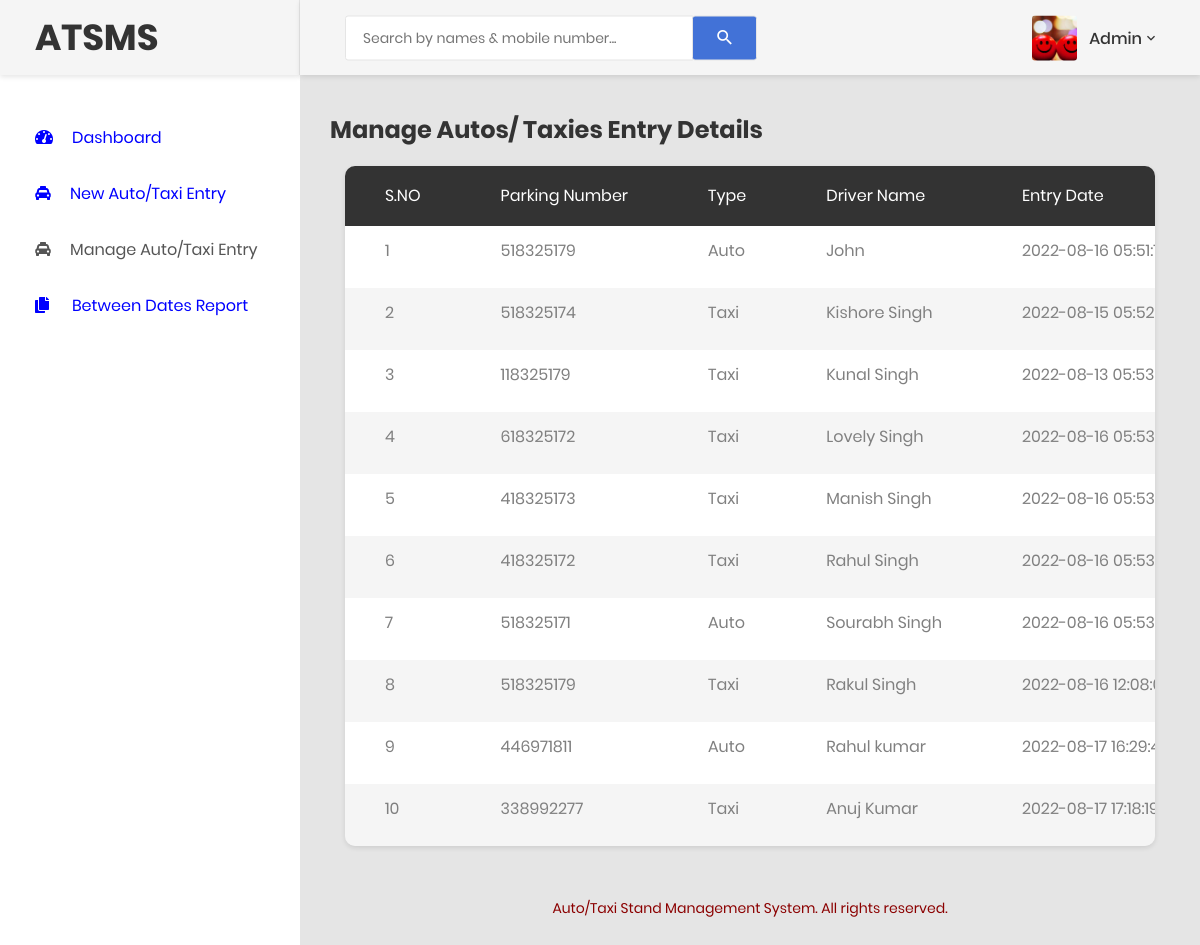
Screenshot of /admin/manage-autoortaxi-entry.php (signed in) with the database file from the repository.
### tables this page shows
CREATE TABLE `tblstandentry` (
  `ID` int(5) NOT NULL,
  `ParkingNumber` varchar(250) DEFAULT NULL,
  `VehicleType` varchar(50) DEFAULT NULL,
  `DriverName` varchar(250) DEFAULT NULL,
  `Drivermobilenumber` bigint(10) DEFAULT NULL,
  `Driverlicensenumber` varchar(250) DEFAULT NULL,
  `Vehicleregistrationnumber` varchar(250) DEFAULT NULL,
  `EntryDate` timestamp NULL DEFAULT current_timestamp(),
  `OutDate` timestamp NULL DEFAULT NULL ON UPDATE current_timestamp(),
  `Price` decimal(10,0) DEFAULT NULL,
  `Remark` varchar(250) DEFAULT NULL,
  `Status` varchar(250) DEFAULT NULL
);

### admin/manage-autoortaxi-entry.php (the view, shortened to what this page needs)
<?php
include('includes/dbconnection.php');
if (strlen($_SESSION['atsmsaid']==0)) {
  header('location:logout.php');
  } else{
  ?>
<!DOCTYPE html>
<html lang="en">
<head>
    <link href="css/font-face.css" rel="stylesheet" media="all">
    <link href="vendor/font-awesome-4.7/css/font-awesome.min.css" rel="stylesheet" media="all">
    <link href="vendor/font-awesome-5/css/fontawesome-all.min.css" rel="stylesheet" media="all">
    <link href="vendor/mdi-font/css/material-design-iconic-font.min.css" rel="stylesheet" media="all">
    <link href="vendor/bootstrap-4.1/bootstrap.min.css" rel="stylesheet" media="all">
    <link href="vendor/animsition/animsition.min.css" rel="stylesheet" media="all">
    <link href="vendor/bootstrap-progressbar/bootstrap-progressbar-3.3.4.min.css" rel="stylesheet" media="all">
    <link href="vendor/wow/animate.css" rel="stylesheet" media="all">
    <link href="vendor/css-hamburgers/hamburgers.min.css" rel="stylesheet" media="all">
    <link href="vendor/slick/slick.css" rel="stylesheet" media="all">
    <link href="vendor/select2/select2.min.css" rel="stylesheet" media="all">
    <link href="vendor/perfect-scrollbar/perfect-scrollbar.css" rel="stylesheet" media="all">
    <link href="css/theme.css" rel="stylesheet" media="all">
</head>
<body class="animsition">
    <div class="page-wrapper">
      <?php include_once('includes/sidebar.php');?>
        <div class="page-container">
            <?php include_once('includes/header.php');?>
            <div class="main-content">
                <div class="section__content section__content--p30">
                    <div class="container-fluid">
                        <div class="row">
                              <h3>Manage Autos/ Taxies Entry Details</h3>
                            <div class="col-lg-12" style="margin-top:2%">
                                <div class="table-responsive table--no-card m-b-30">
                                    <table class="table table-borderless table-striped table-earning">
                                         <thead>
                                            <tr>
                  <th>S.NO</th>
            <th>Parking Number</th>
                  <th>Type</th>
              <th>Driver Name</th>
              <th>Entry Date</th>
                </tr>
                                        </thead>
<?php
$ret=mysqli_query($con,"select * from tblstandentry");
$cnt=1;
while ($row=mysqli_fetch_array($ret)) {
?>
                <tr>
                  <td><?php echo $cnt;?></td>
            <td><?php  echo $row['ParkingNumber'];?></td>
                  <td><?php  echo $row['VehicleType'];?></td>
                  <td><?php  echo $row['DriverName'];?></td>
                <td><?php  echo $row['EntryDate'];?></td>
                </tr>
                <?php
$cnt=$cnt+1;
}?>
                                    </table>
                                </div>
                            </div>
                        </div>
<?php include_once('includes/footer.php');?>
          </div>
                </div>
            </div>
        </div>
    </div>
</body>
</html>
<?php }  ?>

### admin/includes/sidebar.php (shortened to what this page needs)
<aside class="menu-sidebar d-none d-lg-block">
            <div class="logo">
                   <h1>ATSMS</h1>
            </div>
            <div class="menu-sidebar__content js-scrollbar1">
                <nav class="navbar-sidebar">
                    <ul class="list-unstyled navbar__list">
                        <li>
                            <a href="dashboard.php"  style="color: blue">
                                <i class="fas fa-tachometer-alt"></i>Dashboard</a>
                        </li>
     <li>
                            <a href="new-autoortaxi-entry-form.php"  style="color: blue">
                                <i class="fa fa-taxi" aria-hidden="true"></i>New Auto/Taxi Entry</a>
                        </li>
<li class="has-sub">
<a class="js-arrow" href="#">
<i class="fas fa-taxi"></i>Manage Auto/Taxi Entry</a>
</li>
                      <li>
                            <a href="bwdates-reports.php"  style="color: blue">
                                <i class="fas fa-copy"></i> Between Dates Report</a>
                        </li>
                    </ul>
                </nav>
            </div>
        </aside>

### admin/includes/header.php (shortened to what this page needs)
<header class="header-desktop">
                <div class="section__content section__content--p30">
                    <div class="container-fluid">
                        <div class="header-wrap">
                            <form class="form-header" name="search" action="search-autoortaxi.php" method="post">
                                <input class="au-input au-input--xl" type="text" name="searchdata" id="searchdata" placeholder="Search by names &amp; mobile number..." />
                                <button class="au-btn--submit" type="submit" name="search">
                                    <i class="zmdi zmdi-search"></i>
                                </button>
                            </form>
                            <div class="header-button">
                                 <?php
$adminid=$_SESSION['atsmsaid'];
$ret=mysqli_query($con,"select AdminName from tbladmin where ID='$adminid'");
$row=mysqli_fetch_array($ret);
$name=$row['AdminName'];
?>
                                <div class="account-wrap">
                                    <div class="account-item clearfix js-item-menu">
                                        <div class="image">
                                            <img src="images/icon/avatar-01.jpg" alt="John Doe" />
                                        </div>
                                        <div class="content">
                                            <a class="js-acc-btn" href="admin-profile.php"><?php echo $name; ?></a>
                                        </div>
                                    </div>
                                </div>
                            </div>
                        </div>
                    </div>
                </div>
            </header>

### admin/includes/footer.php
<div class="row">
                            <div class="col-md-12">
                                <div class="copyright">
                                    <p style="color: darkred;">Auto/Taxi Stand Management System. All rights reserved.</p>
                                </div>
                            </div>
                        </div>

### rows the page displays
tblstandentry: ParkingNumber "518325179", VehicleType "Auto", DriverName "John", EntryDate "2022-08-16…"
tblstandentry: ParkingNumber "518325174", VehicleType "Taxi", DriverName "Kishore Singh", EntryDate "2022-08-15…"
tblstandentry: ParkingNumber "118325179", VehicleType "Taxi", DriverName "Kunal Singh", EntryDate "2022-08-13…"
tblstandentry: ParkingNumber "618325172", VehicleType "Taxi", DriverName "Lovely Singh", EntryDate "2022-08-16…"
tblstandentry: ParkingNumber "418325173", VehicleType "Taxi", DriverName "Manish Singh", EntryDate "2022-08-16…"
tblstandentry: ParkingNumber "418325172", VehicleType "Taxi", DriverName "Rahul Singh", EntryDate "2022-08-16…"
tblstandentry: ParkingNumber "518325171", VehicleType "Auto", DriverName "Sourabh Singh", EntryDate "2022-08-16…"
tblstandentry: ParkingNumber "518325179", VehicleType "Taxi", DriverName "Rakul Singh", EntryDate "2022-08-16…"
tblstandentry: ParkingNumber "446971811", VehicleType "Auto", DriverName "Rahul kumar", EntryDate "2022-08-17…"
tblstandentry: ParkingNumber "338992277", VehicleType "Taxi", DriverName "Anuj Kumar", EntryDate "2022-08-17…"

### other values shown
$name "Admin"
